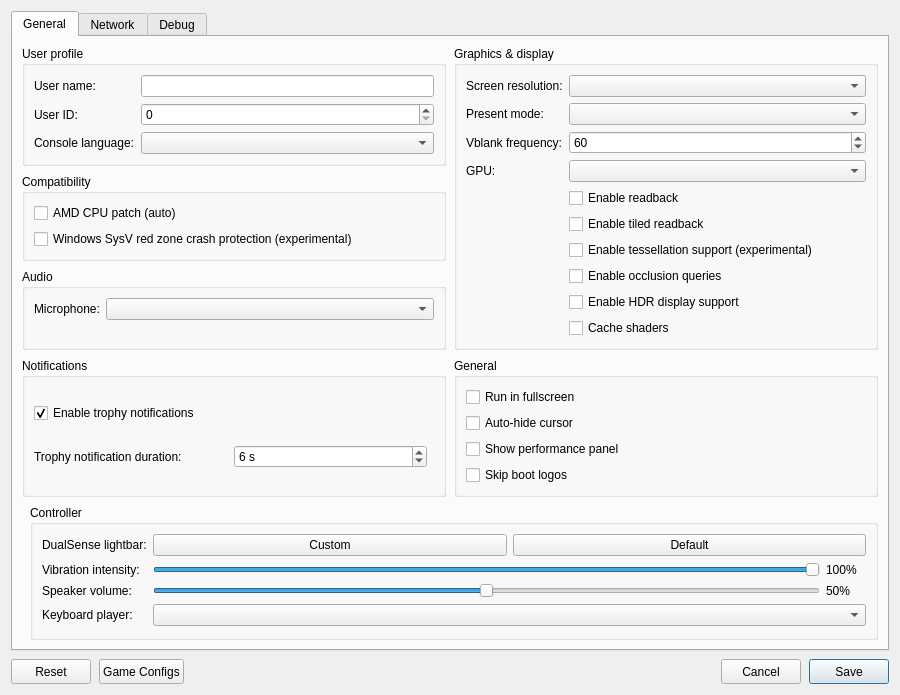
<?xml version="1.0" encoding="UTF-8"?>
<ui version="4.0">
 <class>ConfigurationEditDialog</class>
 <widget class="QDialog" name="ConfigurationEditDialog">
  <property name="geometry">
   <rect>
    <x>0</x>
    <y>0</y>
    <width>900</width>
    <height>620</height>
   </rect>
  </property>
  <property name="windowTitle">
   <string>Settings</string>
  </property>
  <property name="locale">
   <locale language="English" country="UnitedStates"/>
  </property>
  <layout class="QVBoxLayout" name="dialogLayout">
   <property name="spacing"><number>8</number></property>
   <item>
    <widget class="QTabWidget" name="settings_tabs">
     <property name="currentIndex"><number>0</number></property>
     <widget class="QWidget" name="settings_tab">
      <attribute name="title"><string>General</string></attribute>
      <layout class="QGridLayout" name="gridLayout">
       <property name="horizontalSpacing">
        <number>8</number>
       </property>
       <property name="verticalSpacing">
        <number>8</number>
       </property>
       <item row="0" column="0" colspan="2">
        <layout class="QGridLayout" name="sectionsLayout" columnstretch="1,1">
         <property name="horizontalSpacing">
          <number>8</number>
         </property>
         <property name="verticalSpacing">
          <number>8</number>
         </property>
         <item row="0" column="0">
          <widget class="QGroupBox" name="user_profile_group">
           <property name="title">
            <string>User profile</string>
           </property>
           <layout class="QFormLayout" name="userProfileLayout">
            <property name="fieldGrowthPolicy">
             <enum>QFormLayout::AllNonFixedFieldsGrow</enum>
            </property>
            <item row="0" column="0">
             <widget class="QLabel" name="label_user_name">
              <property name="text"><string>User name:</string></property>
             </widget>
            </item>
            <item row="0" column="1">
             <widget class="MandatoryLineEdit" name="lineEdit_user_name">
              <property name="toolTip"><string>Local user name exposed to games</string></property>
              <property name="clearButtonEnabled"><bool>true</bool></property>
             </widget>
            </item>
            <item row="1" column="0">
             <widget class="QLabel" name="label_user_id">
              <property name="text"><string>User ID:</string></property>
             </widget>
            </item>
            <item row="1" column="1">
             <widget class="QSpinBox" name="spinBox_user_id">
              <property name="toolTip"><string>Local user ID exposed to games</string></property>
             </widget>
            </item>
            <item row="2" column="0">
             <widget class="QLabel" name="label_console_language">
              <property name="text"><string>Console language:</string></property>
             </widget>
            </item>
            <item row="2" column="1">
             <widget class="QComboBox" name="comboBox_console_language">
              <property name="toolTip"><string>Language</string></property>
             </widget>
            </item>
           </layout>
          </widget>
         </item>
         <item row="2" column="0">
          <widget class="QGroupBox" name="audio_group">
           <property name="title"><string>Audio</string></property>
           <layout class="QFormLayout" name="audioLayout">
            <property name="fieldGrowthPolicy">
             <enum>QFormLayout::AllNonFixedFieldsGrow</enum>
            </property>
            <item row="0" column="0">
             <widget class="QLabel" name="label_audio_input_device">
              <property name="text"><string>Microphone:</string></property>
             </widget>
            </item>
            <item row="0" column="1">
             <widget class="QComboBox" name="comboBox_audio_input_device"/>
            </item>
           </layout>
          </widget>
         </item>
         <item row="0" column="1" rowspan="3">
          <widget class="QGroupBox" name="graphics_group">
           <property name="title">
            <string>Graphics &amp;&amp; display</string>
           </property>
           <layout class="QFormLayout" name="graphicsLayout">
            <property name="fieldGrowthPolicy">
             <enum>QFormLayout::AllNonFixedFieldsGrow</enum>
            </property>
            <item row="0" column="0">
             <widget class="QLabel" name="label_screen_resolution">
              <property name="text"><string>Screen resolution:</string></property>
             </widget>
            </item>
            <item row="0" column="1">
             <widget class="QComboBox" name="comboBox_screen_resolution">
              <property name="toolTip"><string>Window resolution</string></property>
             </widget>
            </item>
            <item row="1" column="0">
             <widget class="QLabel" name="label_present_mode">
              <property name="text"><string>Present mode:</string></property>
             </widget>
            </item>
            <item row="1" column="1">
             <widget class="QComboBox" name="comboBox_present_mode">
              <property name="toolTip"><string>Vulkan swapchain presentation mode</string></property>
             </widget>
            </item>
            <item row="2" column="0">
             <widget class="QLabel" name="label_vblank_frequency">
              <property name="text"><string>Vblank frequency:</string></property>
             </widget>
            </item>
            <item row="2" column="1">
             <widget class="QSpinBox" name="spinBox_vblank_frequency">
              <property name="toolTip"><string>Virtual display refresh rate used for frame pacing</string></property>
              <property name="minimum"><number>30</number></property>
              <property name="maximum"><number>360</number></property>
              <property name="value"><number>60</number></property>
             </widget>
            </item>
            <!--
            <item row="3" column="0">
             <widget class="QLabel" name="label_shader_optimization">
              <property name="text"><string>Shader optimization:</string></property>
             </widget>
            </item>
            <item row="3" column="1">
             <widget class="QComboBox" name="comboBox_shader_optimization_type">
              <property name="toolTip"><string>Optimize shaders for code size or performance</string></property>
             </widget>
            </item>
            -->
            <item row="4" column="0">
             <widget class="QLabel" name="label_gpu">
              <property name="text"><string>GPU:</string></property>
             </widget>
            </item>
            <item row="4" column="1">
             <widget class="QComboBox" name="comboBox_gpu">
              <property name="toolTip"><string>Graphics device used by the emulator</string></property>
             </widget>
            </item>
            <item row="5" column="1">
             <widget class="QCheckBox" name="checkBox_readback">
              <property name="toolTip"><string>Read back writable linear images</string></property>
              <property name="text"><string>Enable readback</string></property>
             </widget>
            </item>
            <item row="6" column="1">
             <widget class="QCheckBox" name="checkBox_readback_tiled">
              <property name="toolTip"><string>Read back small writable tiled images</string></property>
              <property name="text"><string>Enable tiled readback</string></property>
             </widget>
            </item>
            <item row="7" column="1">
             <widget class="QCheckBox" name="checkBox_tessellation">
              <property name="toolTip"><string>Draw tessellated geometry. Disabled by default; unsupported tessellation may cause crashes.</string></property>
              <property name="text"><string>Enable tessellation support (experimental)</string></property>
             </widget>
            </item>
            <item row="8" column="1">
             <widget class="QCheckBox" name="checkBox_occlusion_queries">
              <property name="toolTip"><string>Count the samples of occlusion queries on the GPU, so hidden lights and objects stay hidden. Costs some performance.</string></property>
              <property name="text"><string>Enable occlusion queries</string></property>
             </widget>
            </item>
            <item row="9" column="1">
             <widget class="QCheckBox" name="checkBox_hdr">
              <property name="toolTip"><string>Enable HDR10 output for supported games. Requires HDR enabled on the host display.</string></property>
              <property name="text"><string>Enable HDR display support</string></property>
             </widget>
            </item>
            <item row="10" column="1">
             <widget class="QCheckBox" name="checkBox_shader_cache">
              <property name="toolTip"><string>Save compiled shaders and pipelines per game and load them at startup.</string></property>
              <property name="text"><string>Cache shaders</string></property>
             </widget>
            </item>
           </layout>
          </widget>
         </item>
         <item row="3" column="0">
          <widget class="QGroupBox" name="notifications_group">
           <property name="title"><string>Notifications</string></property>
           <layout class="QVBoxLayout" name="notificationsLayout">
            <item>
             <widget class="QCheckBox" name="checkBox_trophy_notifications">
              <property name="toolTip"><string>Show trophy unlock notifications and play their sound.
    To use your own sound, replace the emulator's assets/sounds/trophy-unlock.wav with a WAV file and restart the game.</string></property>
              <property name="text"><string>Enable trophy notifications</string></property>
              <property name="checked"><bool>true</bool></property>
             </widget>
            </item>
            <item>
             <layout class="QHBoxLayout" name="trophyDurationLayout">
              <item>
               <widget class="QLabel" name="label_trophy_duration">
                <property name="text"><string>Trophy notification duration:</string></property>
               </widget>
              </item>
              <item>
               <widget class="QSpinBox" name="spinBox_trophy_duration">
                <property name="toolTip"><string>How long each trophy unlock notification stays on screen.</string></property>
                <property name="suffix"><string> s</string></property>
                <property name="minimum"><number>5</number></property>
                <property name="maximum"><number>10</number></property>
                <property name="value"><number>6</number></property>
               </widget>
              </item>
              <item>
               <spacer name="trophyDurationSpacer">
                <property name="orientation"><enum>Qt::Horizontal</enum></property>
               </spacer>
              </item>
             </layout>
            </item>
           </layout>
          </widget>
         </item>
         <item row="3" column="1">
          <widget class="QGroupBox" name="general_group">
           <property name="title"><string>General</string></property>
           <layout class="QVBoxLayout" name="generalLayout">
            <item>
             <widget class="QCheckBox" name="checkBox_fullscreen">
              <property name="toolTip"><string>Run in borderless desktop fullscreen</string></property>
              <property name="text"><string>Run in fullscreen</string></property>
             </widget>
            </item>
            <item>
             <widget class="QCheckBox" name="checkBox_hide_cursor">
              <property name="toolTip"><string>Hide the host cursor after 2 seconds without mouse activity</string></property>
              <property name="text"><string>Auto-hide cursor</string></property>
             </widget>
            </item>
            <item>
             <widget class="QCheckBox" name="checkBox_perf_overlay">
              <property name="toolTip"><string>Show FPS, frame times, CPU/GPU usage, RAM and memory pressure in the game window. Press F2 (Cmd+P on macOS) to toggle it, and add Shift for the detailed view.</string></property>
              <property name="text"><string>Show performance panel</string></property>
             </widget>
            </item>
            <item>
             <widget class="QCheckBox" name="checkBox_skip_notice_screen">
              <property name="toolTip"><string>Skip startup logos and notices in supported games.</string></property>
              <property name="text"><string>Skip boot logos</string></property>
             </widget>
            </item>
           </layout>
          </widget>
         </item>
         <item row="1" column="0">
          <widget class="QGroupBox" name="compatibility_group">
           <property name="title">
            <string>Compatibility</string>
           </property>
           <layout class="QVBoxLayout" name="compatibilityLayout">
            <item>
             <widget class="QCheckBox" name="checkBox_amd_cpu">
              <property name="toolTip"><string>Patch CPU instructions that differ between AMD and the host CPU. Partially checked = automatic: patch only when the host CPU lacks SSE4a, RDPID or CLWB.</string></property>
              <property name="text"><string>AMD CPU patch (auto)</string></property>
             </widget>
            </item>
            <item>
             <widget class="QCheckBox" name="checkBox_red_zone_protection">
              <property name="toolTip"><string>Helps prevent crashes in some games on Windows</string></property>
              <property name="text"><string>Windows SysV red zone crash protection (experimental)</string></property>
             </widget>
            </item>
           </layout>
          </widget>
         </item>
        </layout>
       </item>
       <item row="1" column="1">
        <widget class="QGroupBox" name="controller_group">
         <property name="title"><string>Controller</string></property>
         <layout class="QFormLayout" name="controllerLayout">
          <property name="fieldGrowthPolicy"><enum>QFormLayout::AllNonFixedFieldsGrow</enum></property>
          <item row="0" column="0">
           <widget class="QLabel" name="label_controller_color">
            <property name="text"><string>DualSense lightbar:</string></property>
           </widget>
          </item>
          <item row="0" column="1">
           <layout class="QHBoxLayout" name="controllerColorLayout">
            <item>
             <widget class="QPushButton" name="button_controller_color">
              <property name="toolTip"><string>Choose and preview a fixed LED color. Bluetooth DualSense may take several seconds to update.</string></property>
              <property name="text"><string>Custom</string></property>
             </widget>
            </item>
            <item>
             <widget class="QPushButton" name="button_controller_color_reset">
              <property name="toolTip"><string>Let the game control the lightbar</string></property>
              <property name="text"><string>Default</string></property>
             </widget>
            </item>
           </layout>
          </item>
          <item row="1" column="0">
           <widget class="QLabel" name="label_controller_vibration">
            <property name="text"><string>Vibration intensity:</string></property>
           </widget>
          </item>
          <item row="1" column="1">
           <layout class="QHBoxLayout" name="controllerVibrationLayout">
            <item>
             <widget class="QSlider" name="slider_controller_vibration">
              <property name="toolTip"><string>Scale DualSense vibration over USB and Bluetooth</string></property>
              <property name="maximum"><number>100</number></property>
              <property name="value"><number>100</number></property>
              <property name="orientation"><enum>Qt::Horizontal</enum></property>
             </widget>
            </item>
            <item>
             <widget class="QLabel" name="label_controller_vibration_value">
              <property name="minimumSize"><size><width>40</width><height>0</height></size></property>
              <property name="text"><string>100%</string></property>
             </widget>
            </item>
           </layout>
          </item>
          <item row="2" column="0">
           <widget class="QLabel" name="label_controller_volume">
            <property name="text"><string>Speaker volume:</string></property>
           </widget>
          </item>
          <item row="2" column="1">
           <layout class="QHBoxLayout" name="controllerVolumeLayout">
            <item>
             <widget class="QSlider" name="slider_controller_volume">
              <property name="toolTip"><string>Scale the DualSense speaker over USB and Bluetooth. 50% is the previous default; 100% adds 6 dB of gain.</string></property>
              <property name="maximum"><number>100</number></property>
              <property name="value"><number>50</number></property>
              <property name="orientation"><enum>Qt::Horizontal</enum></property>
             </widget>
            </item>
            <item>
             <widget class="QLabel" name="label_controller_volume_value">
              <property name="minimumSize"><size><width>40</width><height>0</height></size></property>
              <property name="text"><string>50%</string></property>
             </widget>
            </item>
           </layout>
          </item>
          <item row="3" column="0">
           <widget class="QLabel" name="label_keyboard_player">
            <property name="text"><string>Keyboard player:</string></property>
           </widget>
          </item>
          <item row="3" column="1">
           <widget class="QComboBox" name="comboBox_keyboard_player">
            <property name="toolTip"><string>Gamepads fill the remaining players in connection order. Every player uses the same input mapping.</string></property>
           </widget>
          </item>
         </layout>
        </widget>
       </item>
      </layout>
     </widget>
     <widget class="QWidget" name="network_tab">
      <attribute name="title"><string>Network</string></attribute>
      <layout class="QVBoxLayout" name="networkTabLayout">
       <item>
        <widget class="QCheckBox" name="checkBox_network_connected">
         <property name="toolTip"><string>Let games use your computer's local network connection.</string></property>
         <property name="text"><string>Enable network connection</string></property>
        </widget>
       </item>
       <item>
        <spacer name="networkSpacer">
         <property name="orientation"><enum>Qt::Vertical</enum></property>
         <property name="sizeHint" stdset="0"><size><width>20</width><height>40</height></size></property>
        </spacer>
       </item>
      </layout>
     </widget>
     <widget class="QWidget" name="debug_tab">
      <attribute name="title"><string>Debug</string></attribute>
      <layout class="QVBoxLayout" name="debugTabLayout">
       <item>
        <widget class="QGroupBox" name="debug_group">
         <property name="title">
          <string>Debugging &amp;&amp; logs</string>
         </property>
         <layout class="QGridLayout" name="debugLayout" columnstretch="0,1,0,1">
          <property name="horizontalSpacing"><number>8</number></property>
          <property name="verticalSpacing"><number>6</number></property>
          <item row="0" column="0" colspan="2">
           <widget class="QCheckBox" name="checkBox_vulkan_validation">
            <property name="toolTip"><string>Enable Vulkan validation layers</string></property>
            <property name="text"><string>Vulkan validation</string></property>
            <property name="checked"><bool>true</bool></property>
           </widget>
          </item>
          <item row="0" column="2" colspan="2">
           <widget class="QCheckBox" name="checkBox_shader_validation">
            <property name="toolTip"><string>Validate SPIR-V binary</string></property>
            <property name="text"><string>Shader validation</string></property>
            <property name="checked"><bool>true</bool></property>
           </widget>
          </item>
          <item row="1" column="0" colspan="2">
           <widget class="QCheckBox" name="checkBox_renderdoc_capture">
            <property name="toolTip"><string>Enable RenderDoc capture</string></property>
            <property name="text"><string>RenderDoc capture</string></property>
           </widget>
          </item>
          <item row="1" column="2" colspan="2">
           <widget class="QCheckBox" name="checkBox_cmd_dump">
            <property name="toolTip"><string>Dump command buffers</string></property>
            <property name="text"><string>Command buffer dump</string></property>
           </widget>
          </item>
          <item row="2" column="0">
           <widget class="QLabel" name="label_shader_log_direction">
            <property name="text"><string>Shader logging:</string></property>
           </widget>
          </item>
          <item row="2" column="1">
           <widget class="QComboBox" name="comboBox_shader_log_direction">
            <property name="toolTip"><string>Dump shaders to file or console window. If enabled may decrease emulator performance</string></property>
           </widget>
          </item>
          <item row="2" column="2">
           <widget class="QLabel" name="label_shader_log_folder">
            <property name="text"><string>Shader log folder:</string></property>
           </widget>
          </item>
          <item row="2" column="3">
           <widget class="MandatoryLineEdit" name="lineEdit_shader_log_folder">
            <property name="toolTip"><string>Specify directory to dump shaders</string></property>
            <property name="clearButtonEnabled"><bool>true</bool></property>
           </widget>
          </item>
          <item row="3" column="0">
           <widget class="QLabel" name="label_printf_direction">
            <property name="text"><string>Printf output:</string></property>
           </widget>
          </item>
          <item row="3" column="1">
           <widget class="QComboBox" name="comboBox_printf_direction">
            <property name="toolTip"><string>Print logs to file or console window. If enabled may decrease emulator performance</string></property>
           </widget>
          </item>
          <item row="3" column="2">
           <widget class="QLabel" name="label_printf_file">
            <property name="text"><string>Printf output file:</string></property>
           </widget>
          </item>
          <item row="3" column="3">
           <widget class="MandatoryLineEdit" name="lineEdit_printf_file">
            <property name="toolTip"><string>Specify file to dump logs</string></property>
            <property name="clearButtonEnabled"><bool>true</bool></property>
           </widget>
          </item>
          <item row="4" column="0">
           <widget class="QCheckBox" name="checkBox_profiler">
            <property name="toolTip"><string>Enable the Tracy profiler. Profiling may decrease emulator performance</string></property>
            <property name="text"><string>Tracy profiler</string></property>
           </widget>
          </item>
          <item row="4" column="2">
           <widget class="QLabel" name="label_cmd_dump_folder">
            <property name="text"><string>Command buffer folder:</string></property>
           </widget>
          </item>
          <item row="4" column="3">
           <widget class="MandatoryLineEdit" name="lineEdit_cmd_dump_folder">
            <property name="toolTip"><string>Specify directory to dump command buffers</string></property>
            <property name="clearButtonEnabled"><bool>true</bool></property>
           </widget>
          </item>
         </layout>
        </widget>
       </item>
       <item>
        <widget class="QGroupBox" name="rendering_compatibility_group">
         <property name="title"><string>Rendering compatibility</string></property>
         <layout class="QVBoxLayout" name="renderingCompatibilityLayout">
          <item>
           <widget class="QLabel" name="label_rendering_compatibility">
            <property name="text"><string>These settings may help with rendering bugs at a slight performance cost.</string></property>
            <property name="wordWrap"><bool>true</bool></property>
           </widget>
          </item>
          <item>
           <widget class="QCheckBox" name="checkBox_sync_raw_image_buffers">
            <property name="toolTip"><string>Can fix missing textures and incorrect transparency (Resident Evil 2).</string></property>
            <property name="text"><string>Accurate texture synchronization</string></property>
           </widget>
          </item>
         </layout>
        </widget>
       </item>
       <item>
        <spacer name="debugSpacer">
         <property name="orientation"><enum>Qt::Vertical</enum></property>
         <property name="sizeHint" stdset="0"><size><width>20</width><height>40</height></size></property>
        </spacer>
       </item>
      </layout>
     </widget>
    </widget>
   </item>
   <item>
    <layout class="QHBoxLayout" name="buttonLayout">
     <item>
     <widget class="QPushButton" name="clear_button">
       <property name="minimumSize"><size><width>80</width><height>25</height></size></property>
       <property name="text"><string>Reset</string></property>
       <property name="toolTip"><string>Restore default settings</string></property>
      </widget>
     </item>
     <item>
      <widget class="QPushButton" name="settings_button">
       <property name="minimumSize"><size><width>80</width><height>25</height></size></property>
       <property name="text"><string>Game Configs</string></property>
       <property name="toolTip"><string>Import or export game configs</string></property>
      </widget>
     </item>
     <item>
      <spacer name="buttonSpacer">
       <property name="orientation"><enum>Qt::Horizontal</enum></property>
       <property name="sizeHint" stdset="0"><size><width>40</width><height>20</height></size></property>
      </spacer>
     </item>
     <item>
      <widget class="QPushButton" name="cancel_button">
       <property name="minimumSize"><size><width>80</width><height>25</height></size></property>
       <property name="text"><string>Cancel</string></property>
      </widget>
     </item>
     <item>
      <widget class="QPushButton" name="ok_button">
       <property name="minimumSize"><size><width>80</width><height>25</height></size></property>
       <property name="text"><string>Save</string></property>
       <property name="default"><bool>true</bool></property>
      </widget>
     </item>
    </layout>
   </item>
  </layout>
 </widget>
 <customwidgets>
  <customwidget>
   <class>MandatoryLineEdit</class>
   <extends>QLineEdit</extends>
   <header>mandatoryLineEdit.h</header>
  </customwidget>
 </customwidgets>
 <resources/>
</ui>
